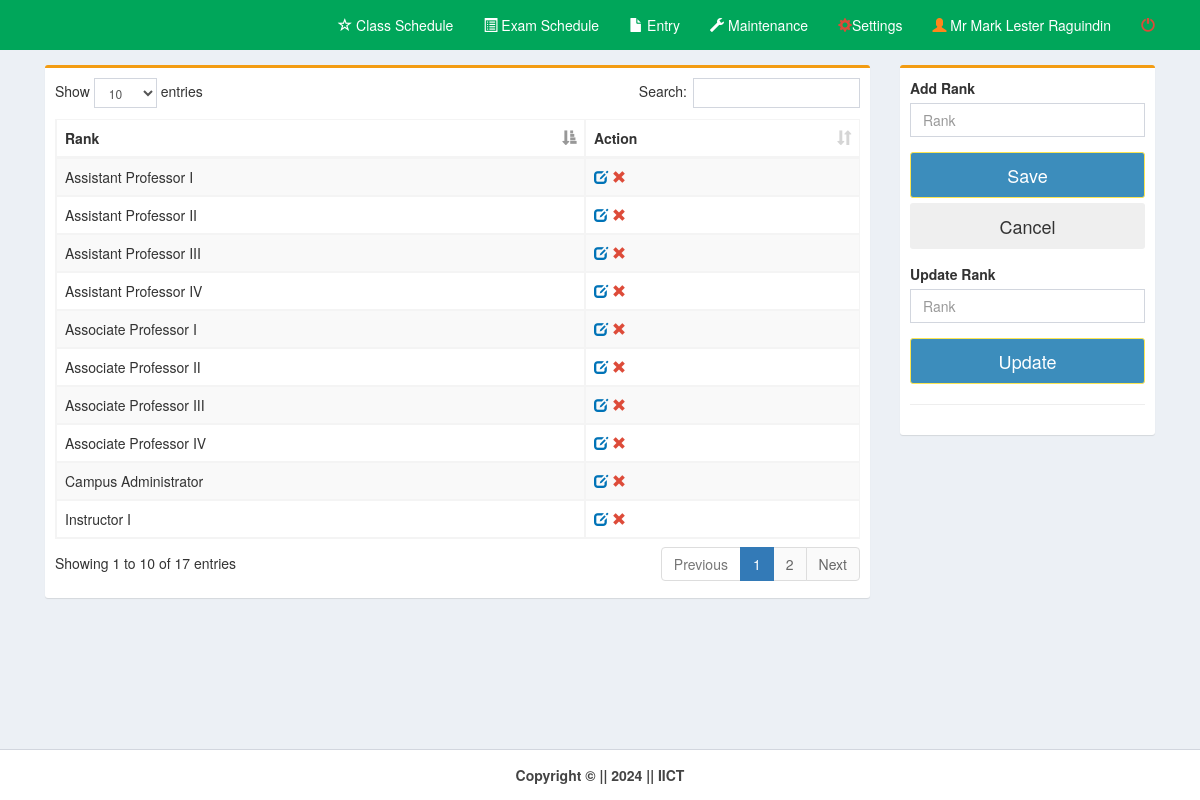
The page /pages/rank.php (signed in) on the database its author committed.
### tables this page shows
CREATE TABLE `rank` (
  `rank_id` int(11) NOT NULL,
  `rank` varchar(30) NOT NULL
);

### pages/rank.php (the view, shortened to what this page needs)
<!DOCTYPE html>
<html>
  <head>
    <link rel="stylesheet" href="../bootstrap/css/bootstrap.min.css">
    <link rel="stylesheet" href="../plugins/datatables/dataTables.bootstrap.css">
    <link rel="stylesheet" href="../dist/css/AdminLTE.min.css">
    <link rel="stylesheet" href="../plugins/select2/select2.min.css">
    <link rel="stylesheet" href="../dist/css/skins/_all-skins.min.css">
 </head>
  <body class="hold-transition skin-green layout-top-nav" onload="myFunction()">
    <div class="wrapper">
      <div class="content-wrapper">
        <div class="container">
          <section class="content">
            <div class="row">
	      <div class="col-md-9">
              <div class="box box-warning">
                <div class="box-body">
				<div class="row">
					<div class="col-md-12">
						<table id="example1" class="table table-bordered table-striped" style="margin-right:-10px">
              <thead>
                <tr>
                <th>Rank</th>
                <th>Action</th>
                </tr>
              </thead>
    <?php
        include('../dist/includes/dbcon.php');
        $query=mysqli_query($con,"select * from rank order by rank")or die(mysqli_error());
          while($row=mysqli_fetch_array($query)){
            $id=$row['rank_id'];
            $rank=$row['rank'];
    ?>
                <tr>
                <td><?php echo $rank;?></td>
                <td><a id="click" href="rank.php?id=<?php echo $id;?>&rank=<?php echo $rank;?>">
                <i class="glyphicon glyphicon-edit text-blue"></i></a>
                <a id="removeme" href="rank_del.php?id=<?php echo $id;?>">
                <i class="glyphicon glyphicon-remove text-red"></i></a>
                </td>
                </tr>
<?php }?>
</table>
		</div>
		<div class="col-md-6">
         </div>
        </div>
                </div>
              </div>
            </div>
            <div class="col-md-3">
              <div class="box box-warning">
                <div class="box-body">
                  <div id="form">
				  <div class="row">
					 <div class="col-md-12">
						  <form method="post" action="rank_save.php">
						  <div class="form-group">
							<label for="date">Add Rank</label><br>
								<input type="text" class="form-control" name="rank" placeholder="Rank" required>
						  </div>
					</div>
				  </div>
                  <div class="form-group">
                      <button class="btn btn-lg btn-block btn-primary" id="daterange-btn" name="save" type="submit">
                        Save
                      </button>
					  <button class="btn btn-lg btn-block" id="daterange-btn" type="reset">
                       Cancel
                      </button>
                   </div>
                  </div>
				<div id="form">
				  <div class="row">
					 <div class="col-md-12">
						  <form method="post" action="rank_update.php">
						  <div class="form-group">
							<label for="date">Update Rank</label><br>
								<input type="text" class="form-control" id="class" name="rank" value="<?php echo $_REQUEST['rank'];?>" placeholder="Rank" required>
						  </div>
					</div>
				  </div>
                  <div class="form-group">
                      <button class="btn btn-lg btn-block btn-primary" id="daterange-btn" name="save" type="submit">
                        Update
                      </button>
                   </div>
                  </div><hr>
                </div>
              </div>
            </div>
          </div>
          </section>
        </div>
      </div>
      <?php include('../dist/includes/footer.php');?>
    </div>
  </body>
</html>

### rows shown on the page
rank: rank "Assistant Professor I"
rank: rank "Assistant Professor II"
rank: rank "Assistant Professor III"
rank: rank "Assistant Professor IV"
rank: rank "Associate Professor I"
rank: rank "Associate Professor II"
rank: rank "Associate Professor III"
rank: rank "Associate Professor IV"
rank: rank "Campus Administrator"
rank: rank "Instructor I"

### other values the page prints
$_SESSION['name'] "Mr Mark Lester Raguindin"
